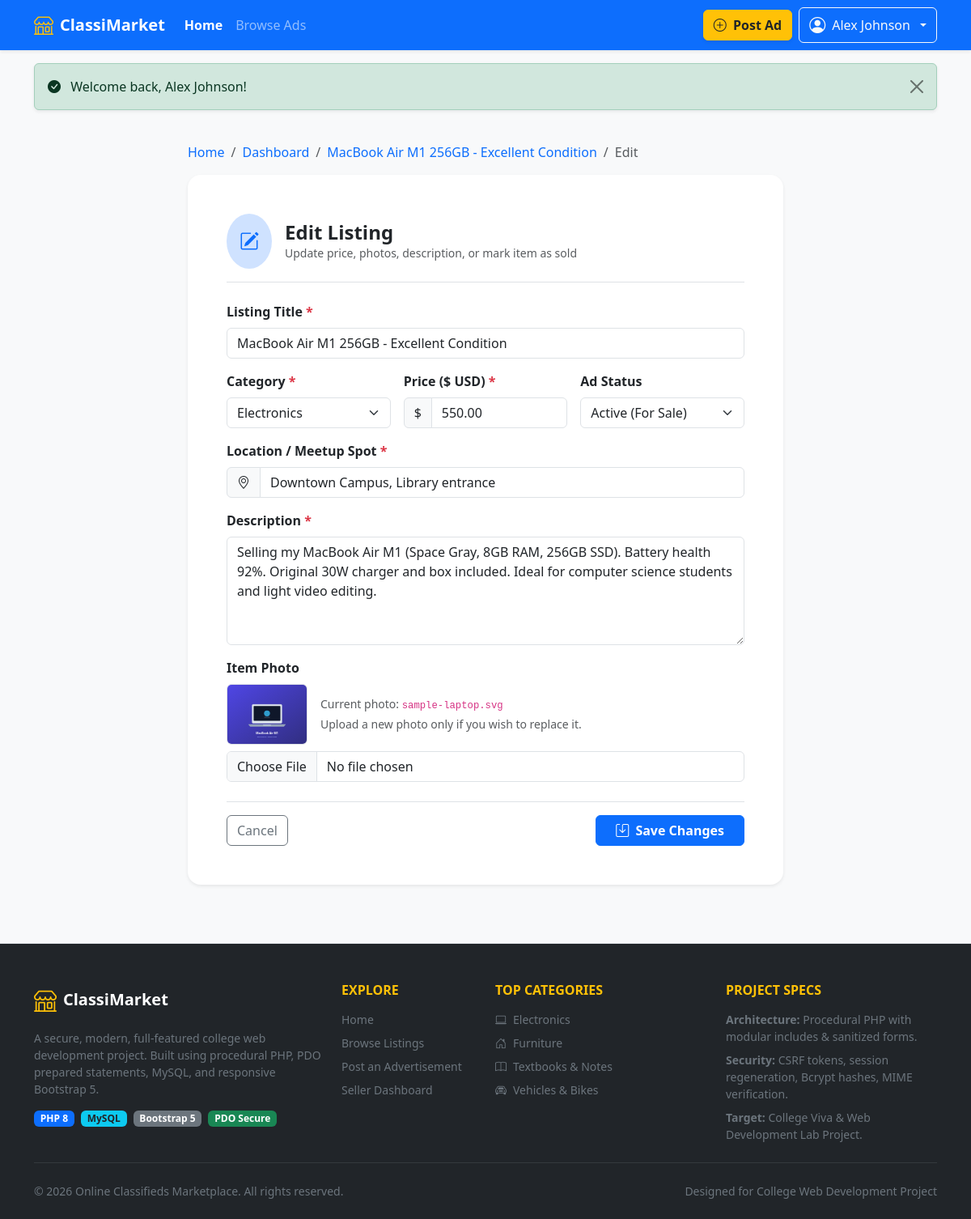
The app's page /listings/edit.php?id=1 (signed in) with its own data.
### tables this page shows
CREATE TABLE IF NOT EXISTS `listings` (
  `id` INT AUTO_INCREMENT PRIMARY KEY,
  `user_id` INT NOT NULL,
  `category_id` INT NOT NULL,
  `title` VARCHAR(150) NOT NULL,
  `description` TEXT NOT NULL,
  `price` DECIMAL(10, 2) NOT NULL,
  `location` VARCHAR(100) NOT NULL,
  `image_path` VARCHAR(255) DEFAULT NULL,
  `status` ENUM('active', 'sold', 'archived') DEFAULT 'active',
  `created_at` TIMESTAMP DEFAULT CURRENT_TIMESTAMP,
  `updated_at` TIMESTAMP DEFAULT CURRENT_TIMESTAMP ON UPDATE CURRENT_TIMESTAMP,
  INDEX `idx_category` (`category_id`),
  INDEX `idx_user` (`user_id`),
  INDEX `idx_status` (`status`),
  CONSTRAINT `fk_listings_user` FOREIGN KEY (`user_id`) REFERENCES `users` (`id`) ON DELETE CASCADE,
  CONSTRAINT `fk_listings_category` FOREIGN KEY (`category_id`) REFERENCES `categories` (`id`) ON DELETE RESTRICT
);

CREATE TABLE IF NOT EXISTS `categories` (
  `id` INT AUTO_INCREMENT PRIMARY KEY,
  `name` VARCHAR(50) NOT NULL UNIQUE,
  `slug` VARCHAR(50) NOT NULL UNIQUE,
  `icon` VARCHAR(50) DEFAULT 'bi-tag',
  `description` VARCHAR(255) DEFAULT NULL
);

### includes/functions.php (called while the page is built, shortened)
<?php
function e(?string $value): string {
    return htmlspecialchars($value ?? '', ENT_QUOTES, 'UTF-8');
}
function base_url(string $path = ''): string {
    $scriptName = str_replace('\\', '/', $_SERVER['SCRIPT_NAME'] ?? '');
    $base = '/online-classifieds';
    $path = ltrim($path, '/');
    return $path ? "$base/$path" : $base;
}
function listing_image_url(?string $filename): string {
    if (!empty($filename)) {
        $path = __DIR__ . '/../uploads/listings/' . $filename;
        if (file_exists($path)) {
            return base_url('uploads/listings/' . $filename);
        }
    }
    return base_url('uploads/listings/default-placeholder.svg');
}

### listings/edit.php (the view, shortened to what this page needs)
<?php
require_once __DIR__ . '/../includes/header.php';
$pdo = get_db_connection();
$listingId = isset($_GET['id']) ? (int)$_GET['id'] : 0;
$listing = null;
$categories = [];
try {
    $stmt = $pdo->prepare('SELECT * FROM listings WHERE id = :id LIMIT 1');
    $stmt->execute([':id' => $listingId]);
    $listing = $stmt->fetch();
    $catStmt = $pdo->query('SELECT * FROM categories ORDER BY name ASC');
    $categories = $catStmt->fetchAll();
} catch (PDOException $e) {
    error_log('Edit listing fetch error: ' . $e->getMessage());
}
$title       = $listing['title'];
$categoryId  = (int)$listing['category_id'];
$price       = $listing['price'];
$location    = $listing['location'];
$description = $listing['description'];
$status      = $listing['status'];
?>
<div class="container py-4">
  <div class="row justify-content-center">
    <div class="col-lg-8">
      <nav aria-label="breadcrumb" class="mb-3">
        <ol class="breadcrumb">
          <li class="breadcrumb-item"><a href="<?= base_url() ?>">Home</a></li>
          <li class="breadcrumb-item"><a href="<?= base_url('dashboard/') ?>">Dashboard</a></li>
          <li class="breadcrumb-item"><a href="<?= base_url('listings/view.php?id=' . (int)$listing['id']) ?>"><?= e($listing['title']) ?></a></li>
          <li class="breadcrumb-item active" aria-current="page">Edit</li>
        </ol>
      </nav>
      <div class="card border-0 shadow-sm rounded-4 p-4 p-md-5 bg-white">
        <div class="d-flex align-items-center gap-3 mb-4 pb-3 border-bottom">
          <div class="rounded-circle bg-primary-subtle text-primary p-3 fs-4">
            <i class="bi bi-pencil-square"></i>
          </div>
          <div>
            <h1 class="h4 fw-bold mb-0">Edit Listing</h1>
            <p class="text-muted small mb-0">Update price, photos, description, or mark item as sold</p>
          </div>
        </div>
        <form action="<?= base_url('listings/edit.php?id=' . (int)$listing['id']) ?>" method="POST" enctype="multipart/form-data" novalidate>
          <div class="mb-3">
            <label for="title" class="form-label fw-semibold">Listing Title <span class="text-danger">*</span></label>
            <input type="text" name="title" id="title" class="form-control" value="<?= e($title) ?>" required>
          </div>
          <div class="row g-3 mb-3">
            <div class="col-md-4">
              <label for="category_id" class="form-label fw-semibold">Category <span class="text-danger">*</span></label>
              <select name="category_id" id="category_id" class="form-select" required>
                <?php foreach ($categories as $cat): ?>
                  <option value="<?= (int)$cat['id'] ?>" <?= $categoryId === (int)$cat['id'] ? 'selected' : '' ?>>
                    <?= e($cat['name']) ?>
                  </option>
                <?php endforeach; ?>
              </select>
            </div>
            <div class="col-md-4">
              <label for="price" class="form-label fw-semibold">Price ($ USD) <span class="text-danger">*</span></label>
              <div class="input-group">
                <span class="input-group-text">$</span>
                <input type="number" step="0.01" min="0" name="price" id="price" class="form-control" value="<?= e((string)$price) ?>" required>
              </div>
            </div>
            <div class="col-md-4">
              <label for="status" class="form-label fw-semibold">Ad Status</label>
              <select name="status" id="status" class="form-select">
                <option value="active" <?= $status === 'active' ? 'selected' : '' ?>>Active (For Sale)</option>
              </select>
            </div>
          </div>
          <div class="mb-3">
            <label for="location" class="form-label fw-semibold">Location / Meetup Spot <span class="text-danger">*</span></label>
            <div class="input-group">
              <span class="input-group-text"><i class="bi bi-geo-alt"></i></span>
              <input type="text" name="location" id="location" class="form-control" value="<?= e($location) ?>" required>
            </div>
          </div>
          <div class="mb-3">
            <label for="description" class="form-label fw-semibold">Description <span class="text-danger">*</span></label>
            <textarea name="description" id="description" rows="5" class="form-control" required><?= e($description) ?></textarea>
          </div>
          <div class="mb-4">
            <label class="form-label fw-semibold">Item Photo</label>
            <div class="d-flex align-items-center gap-3 mb-2">
              <img src="<?= listing_image_url($listing['image_path']) ?>" alt="Current photo" style="width: 100px; height: 75px; object-fit: cover;" class="rounded border">
              <div>
                <span class="small text-muted d-block">Current photo: <code><?= e($listing['image_path'] ?: 'None (Default placeholder)') ?></code></span>
                <span class="small text-muted">Upload a new photo only if you wish to replace it.</span>
              </div>
            </div>
            <input type="file" name="image" id="listingImageInput" class="form-control mt-2" accept="image/jpeg,image/png,image/webp">
          </div>
          <div class="d-flex justify-content-between align-items-center pt-3 border-top">
            <a href="<?= base_url('listings/view.php?id=' . (int)$listing['id']) ?>" class="btn btn-outline-secondary">
              Cancel
            </a>
            <button type="submit" class="btn btn-primary fw-bold px-4">
              <i class="bi bi-save me-1"></i> Save Changes
            </button>
          </div>
        </form>
      </div>
    </div>
  </div>
</div>
<?php require_once __DIR__ . '/../includes/footer.php'; ?>

### assets/css/style.css (style rules this page uses)
:root { --primary-color: #2563eb; --primary-dark: #1d4ed8; --secondary-color: #475569; --accent-color: #f59e0b; --accent-hover: #d97706; --card-radius: 14px; }
body { font-family: system-ui, -apple-system, "Segoe UI", Roboto, "Helvetica Neue", Arial, sans-serif; color: #1e293b; background-color: #f8fafc; }
a { text-decoration: none; }

### records on screen
listings: title "MacBook Air M1 256GB - Excellent Condition", category_id "Electronics", price "550.00", status "Active (For Sale)", location "Downtown Campus, Library entrance", description "Selling my MacBook Air M1 (Space Gray, 8GB RAM, 256GB SSD). Battery health 92%. Original 30W charger and box included. Ideal for computer science students and light video editing.", image_path (picture), image_path "sample-laptop.svg"

### other values on screen
$currentUser['name'] "Alex Johnson"
$flash['message'] "Welcome back, Alex Johnson!"
